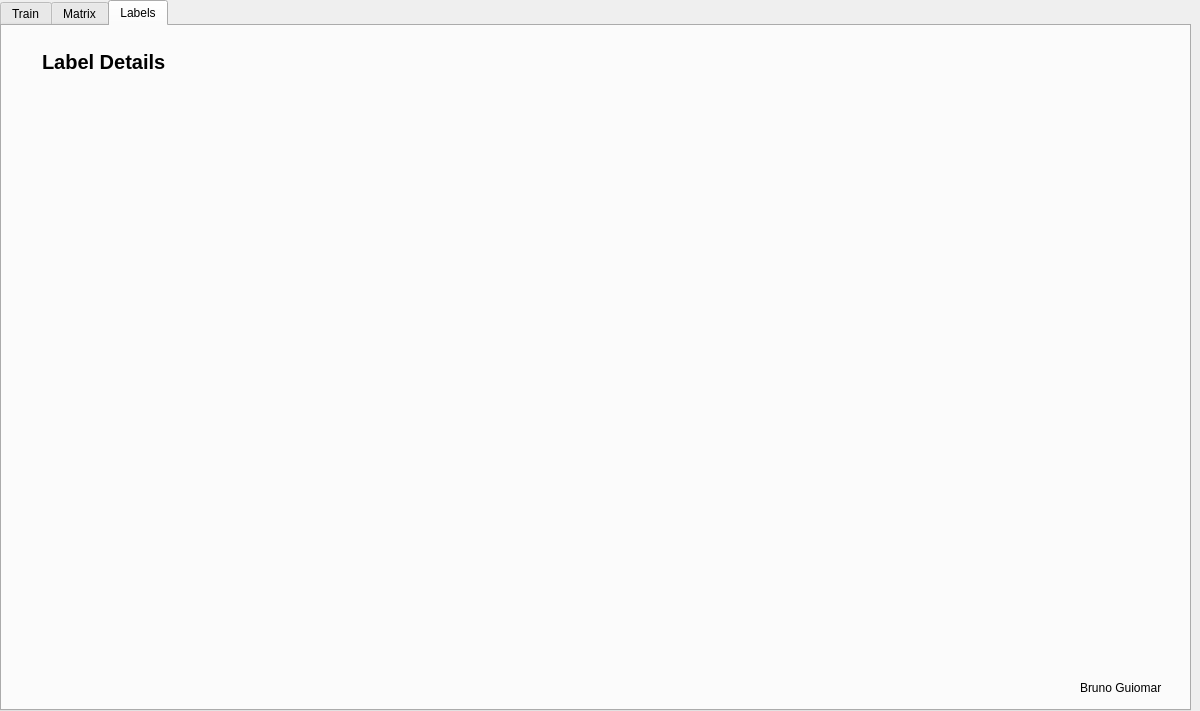
<?xml version="1.0" encoding="UTF-8"?>
<ui version="4.0">
 <class>model_info_win</class>
 <widget class="QWidget" name="model_info_win">
  <property name="geometry">
   <rect>
    <x>0</x>
    <y>0</y>
    <width>1200</width>
    <height>711</height>
   </rect>
  </property>
  <property name="windowTitle">
   <string>Model Information</string>
  </property>
  <widget class="QTabWidget" name="menu">
   <property name="geometry">
    <rect>
     <x>0</x>
     <y>0</y>
     <width>1191</width>
     <height>711</height>
    </rect>
   </property>
   <property name="locale">
    <locale language="English" country="Germany"/>
   </property>
   <property name="currentIndex">
    <number>2</number>
   </property>
   <widget class="QWidget" name="train_tab">
    <attribute name="title">
     <string>Train</string>
    </attribute>
    <widget class="QLabel" name="train_img">
     <property name="geometry">
      <rect>
       <x>10</x>
       <y>60</y>
       <width>1171</width>
       <height>571</height>
      </rect>
     </property>
     <property name="text">
      <string/>
     </property>
     <property name="pixmap">
      <pixmap resource="Resources/images.qrc">:/model_info/results.png</pixmap>
     </property>
     <property name="scaledContents">
      <bool>true</bool>
     </property>
    </widget>
    <widget class="QLabel" name="train_labe">
     <property name="geometry">
      <rect>
       <x>40</x>
       <y>25</y>
       <width>251</width>
       <height>21</height>
      </rect>
     </property>
     <property name="font">
      <font>
       <pointsize>15</pointsize>
       <weight>75</weight>
       <bold>true</bold>
      </font>
     </property>
     <property name="text">
      <string>Train Information</string>
     </property>
    </widget>
   </widget>
   <widget class="QWidget" name="matrix_tab">
    <attribute name="title">
     <string>Matrix</string>
    </attribute>
    <widget class="QLabel" name="matrix_label">
     <property name="geometry">
      <rect>
       <x>40</x>
       <y>25</y>
       <width>251</width>
       <height>21</height>
      </rect>
     </property>
     <property name="font">
      <font>
       <pointsize>15</pointsize>
       <weight>75</weight>
       <bold>true</bold>
      </font>
     </property>
     <property name="text">
      <string>Confusion Matrix</string>
     </property>
    </widget>
    <widget class="QLabel" name="matrix_img">
     <property name="geometry">
      <rect>
       <x>110</x>
       <y>60</y>
       <width>1021</width>
       <height>611</height>
      </rect>
     </property>
     <property name="text">
      <string/>
     </property>
     <property name="pixmap">
      <pixmap resource="Resources/images.qrc">:/model_info/confusion_matrix.png</pixmap>
     </property>
     <property name="scaledContents">
      <bool>true</bool>
     </property>
    </widget>
   </widget>
   <widget class="QWidget" name="labels_tab">
    <attribute name="title">
     <string>Labels</string>
    </attribute>
    <widget class="QLabel" name="labels_label">
     <property name="geometry">
      <rect>
       <x>40</x>
       <y>25</y>
       <width>251</width>
       <height>21</height>
      </rect>
     </property>
     <property name="font">
      <font>
       <pointsize>15</pointsize>
       <weight>75</weight>
       <bold>true</bold>
      </font>
     </property>
     <property name="text">
      <string>Label Details</string>
     </property>
    </widget>
    <widget class="QLabel" name="labels_img">
     <property name="geometry">
      <rect>
       <x>160</x>
       <y>50</y>
       <width>891</width>
       <height>611</height>
      </rect>
     </property>
     <property name="text">
      <string/>
     </property>
     <property name="pixmap">
      <pixmap resource="Resources/images.qrc">:/model_info/labels.jpg</pixmap>
     </property>
     <property name="scaledContents">
      <bool>true</bool>
     </property>
    </widget>
   </widget>
  </widget>
  <widget class="QLabel" name="author_name">
   <property name="geometry">
    <rect>
     <x>1080</x>
     <y>680</y>
     <width>101</width>
     <height>16</height>
    </rect>
   </property>
   <property name="font">
    <font>
     <pointsize>9</pointsize>
    </font>
   </property>
   <property name="text">
    <string>Bruno Guiomar</string>
   </property>
  </widget>
 </widget>
 <resources>
  <include location="Resources/images.qrc"/>
 </resources>
 <connections/>
</ui>
